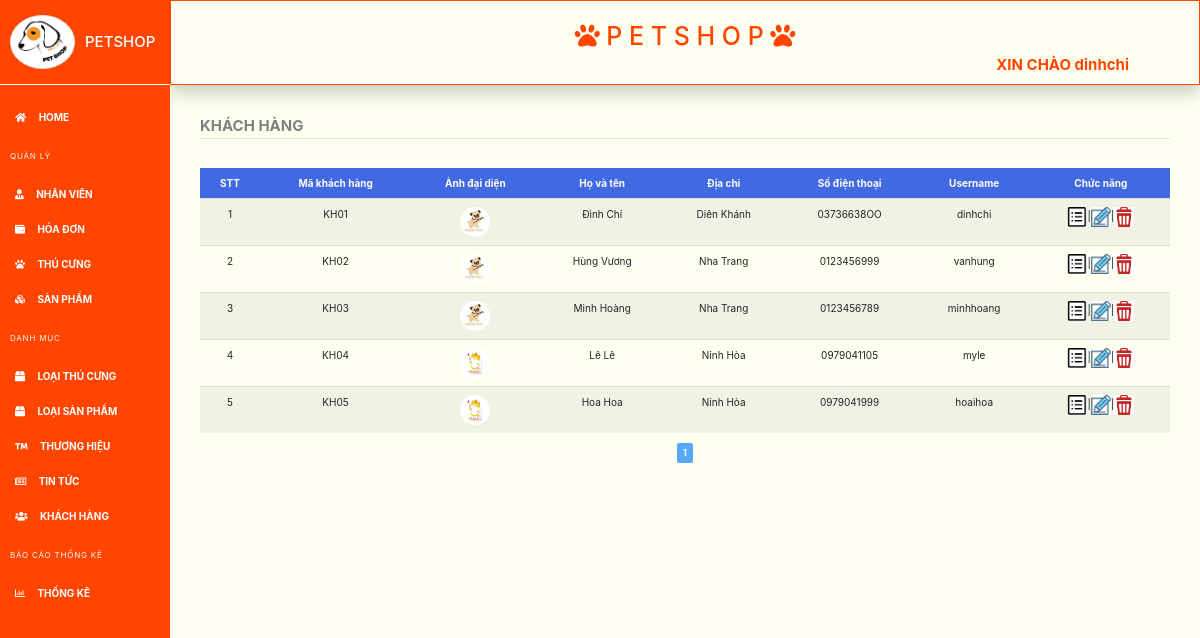
The app's page /index-khachhang.php (signed in) with its own data.
### tables this page shows
CREATE TABLE `khach_hang` (
  `ma_kh` varchar(10) NOT NULL,
  `ten_kh` varchar(100) NOT NULL,
  `nam_sinh` int(11) NOT NULL,
  `dia_chi` varchar(200) NOT NULL,
  `sdt` varchar(11) NOT NULL,
  `anh_dai_dien` text NOT NULL,
  `username` varchar(20) NOT NULL,
  `password` varchar(20) NOT NULL
);

### index-khachhang.php (the view, shortened to what this page needs)
<?php
	include 'include/header-ad.php';
	include 'connection/connect.php';
    $rowPerPage=6;
    $offset=($_GET['page']-1)*$rowPerPage;
    $strSQL = 'SELECT * FROM khach_hang LIMIT '.$offset.','.$rowPerPage;
    $result = mysqli_query($dbc,$strSQL);
    if(mysqli_num_rows($result) == 0){
        echo "Chưa có dữ liệu";
    }
    else
    {
        echo " <fieldset>
     <legend>KHÁCH HÀNG</legend>
        <a class='btn disabled' href='#'>Thêm mới</a>
        <table class='table table-striped' width='100%'>
            <thead>
                <td><b>STT</b></td>
                <td><b>Mã khách hàng</b></td>
                <td><b>Ảnh đại diện</b></td>
                <td><b>Họ và tên</b></td>
                <td><b>Địa chỉ</b></td>
                <td><b>Số điện thoại</b></td>
                <td><b>Username</b></td>
                <td><b>Chức năng</b></td>
            </thead>";
        $stt=1;
        while ($row = mysqli_fetch_array($result)){
            echo "<tr>";
            echo "<td>$stt</td>";
            echo "<td>$row[0]</td>";
            echo "<td><img style='border-radius: 50%;' width='30px' height='30px' src='images/$row[5]'></td>";
            echo "<td>$row[1]</td>";
            echo "<td>$row[3]</td>";
            echo "<td>$row[4]</td>";
            echo "<td>$row[6]</td>";
            echo "<td><a class='edit-btn' href='details-khachhang.php?ma_kh=".$row[0]."'><abbr title='xem thông tin'><img src='images/details.png' width='20px' height='20px' /></abbr></a>|<a class='edit-btn' href='edit-khachhang.php?ma_kh=".$row[0]."'><abbr title='sửa thông tin'><img src='images/edit.png' width='20px' height='20px' /></abbr></a>|<a class='edit-btn' href='delete-khachhang.php?ma_kh=".$row[0]."'><abbr title='Xóa khách hàng'><img src='images/delete.png' width='20px' height='20px' /></abbr></a></td>";
            echo "</tr>";
            $stt+=1;
        }
        echo '</table>';
        $re = mysqli_query($dbc, 'select * from khach_hang');
        $numRow = mysqli_num_rows($re);
        $maxPage = floor($numRow/$rowPerPage)+1;
        echo '<center>';
        for ($i=1 ; $i<=$maxPage ; $i++)
        {   if ($i == $_GET['page'])
            {
                echo '<a class="btn btn-sm disabled bg-primary"><b style="color:white">'.$i.'</b></a> ';
            }
            else
            echo "<a class='btn btn-sm btn-light' href=".$_SERVER['PHP_SELF']. "?page=".$i.">".$i."</a> ";
        }
        echo '</center> </fieldset>';
    }
 ?>

### include/style-ad.css (style rules this page uses)
a { color: white; font-weight: bold; }
body { min-height: 100vh; overflow-x: hidden; background-color: #FFFFF0 ; }
legend { color: #808080; font-weight: bold; }
thead { background-color: RoyalBlue; color: white; }
td { text-align: center; }

### records on screen
khach_hang: ma_kh "KH01", anh_dai_dien (picture), ten_kh "Đình Chí", dia_chi "Diên Khánh", sdt "03736638OO", username "dinhchi"
khach_hang: ma_kh "KH02", anh_dai_dien (picture), ten_kh "Hùng Vương", dia_chi "Nha Trang", sdt "0123456999", username "vanhung"
khach_hang: ma_kh "KH03", anh_dai_dien (picture), ten_kh "Minh Hoàng", dia_chi "Nha Trang", sdt "0123456789", username "minhhoang"
khach_hang: ma_kh "KH04", anh_dai_dien (picture), ten_kh "Lê Lê", dia_chi "Ninh Hòa", sdt "0979041105", username "myle"
khach_hang: ma_kh "KH05", anh_dai_dien (picture), ten_kh "Hoa Hoa", dia_chi "Ninh Hòa", sdt "0979041999", username "hoaihoa"

### other values on screen
$_SESSION['username'] "dinhchi"
